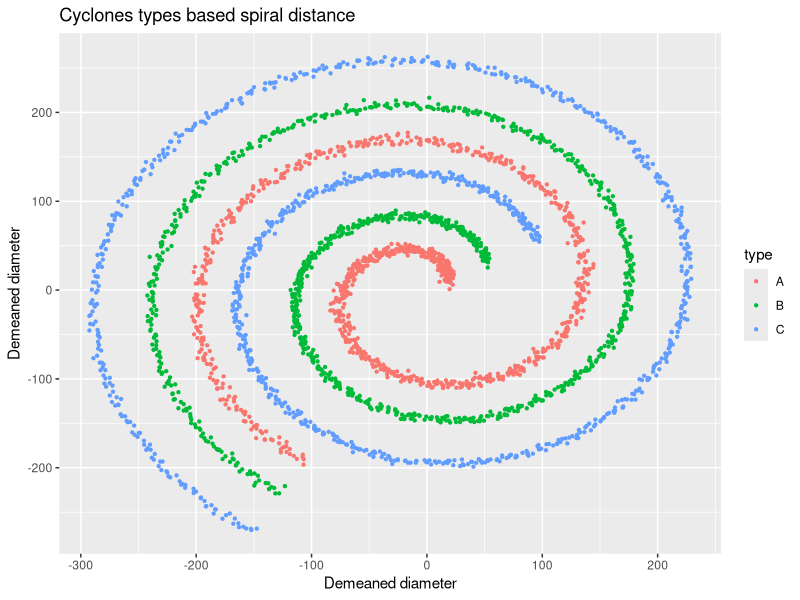

This chart was generated by the following R code:
library(ggplot2)
library(mvtnorm)
library(assertthat)


GenData <- function(no.classes, param.vector, save.csv = TRUE, save.pdf = TRUE){
    #-------------------------------------------------------------
    #Function returns dataset characterised by parameters passed (see GetSpiral).
    #Also saves csv file of data and a plot of data if repective flags set to TRUE
    
    #check that no.classes and length of parameter list is same
    assert_that(no.classes == length(param.vector))
    
    #generate data
    data <- data.frame(x = as.numeric(), y = numeric(), type = numeric())
    
    #generate data for each class based on the parameters specified 
    for(i in 1:no.classes) {
        temp <- GetSpiral(param.vector[[i]]$n, param.vector[[i]]$a, param.vector[[i]]$b,
                          param.vector[[i]]$theta, param.vector[[i]]$step, param.vector[[i]]$disturbance,
                          param.vector[[i]]$cov.factor, param.vector[[i]]$class.name)
        data <- rbind(data, temp)
        
    }
    
    #import csv if save.csv flag raised
    if(save.csv == TRUE){
        write.csv(data, file = "data.csv", row.names = FALSE)
    }
    
    #import pdf of plot if save.pdf flag raised
    if(save.pdf == TRUE)  {
        data$type <- as.factor(data$type)
        pdf("plot.pdf", width=6, height=5)
        print(PlotGraph(data = data, title = "Cyclones types based spiral distance", 
                        size = 0.8, x.label = "Demeaned diameter", y.label = "Demeaned diameter"))
        dev.off()
    }
    
    return(data)
}

GetSpiral <- function(n, a, b, theta, step, disturbance , cov.factor, class.name) {
    
    #function returns data that follows a spiral using the polar coordinates equation polar = a + b * theta (see below)
    #1.   if n is not divisible disturbances then points returned will be more than n
    #2.   generally higher the value of parameter b, more the number of perfectly non linearly seperatable 
    #     classes that can be specified
    #3.   generally higher the value of parameter a, more the distance seperating different classes 
    #------------------------------------------------------------------------------
    #parameter space
    #------------------------------------------------------------------------------
    #a     = numerical constant in R; controls turn of the spiral
    #b     = numerical constant in R controls the distance between arms of the spiral
    #theta = instial angle in radians of the spiral 
    #step  = successive increase in theta
    #disturbance = No of points randomly generated using cartesian coordiantes of a given point as mean
    #cov.factor = factor by which multiplies by the variance covariance matrix of each point
    #class.name = Name of class
    #------------------------------------------------------------------------------
    
    n <- round(n/disturbance) #change n by a factor of disurbances
    data <- data.frame(x = as.numeric(), y = numeric())
    
    for(i in 0 :(n -1)) {
        polar <- a + b * (theta + i * step)
        coords <- c(polar * cos(theta + i * step), polar * sin(theta + i * step))
        data.temp <- as.data.frame(rmvnorm(n = disturbance, mean = coords, sigma = cov.factor * diag(2)))
        data <- rbind(data, data.temp)
    }
    
    names(data) <- c("x", "y")
    data$type <- rep(class.name, n)
    data
}


PlotGraph <- function(data, title = "", x.label = "", y.label = "", size = 0.8){
    p <- ggplot(data = data, aes(x = x, y= y, col = type)) +
        geom_point(size = size) +
        scale_x_continuous(name = x.label) +
        scale_y_continuous(name = y.label) +
        ggtitle(title)
}

#-------------------------------------------------------------
#-------------------------------------------------------------


param.vector <- list(class1 = list(n = 1000, a = 10, b = 20, theta = pi/6, step = 0.03, disturbance = 3,
                                cov.factor = 10, class.name = "A"),
                     class2 = list(n = 1000, a = 50, b = 20, theta = pi/6, step = 0.03, disturbance = 3,
                                cov.factor = 6, class.name = "B"),
                     class3 = list(n = 1000, a = 100, b = 20, theta = pi/6, step = 0.03, disturbance = 3,
                                cov.factor = 6, class.name = "C"))

data <- GenData(no.classes = 3, param.vector = param.vector)

# ----
# Hrvoje's plain 2D XOR 
# ----

genXOR <- function(noObs=50, seed=1111, saveData=TRUE, savePlot=TRUE) {
    
    # load the required libraries
    library(assertthat)
    library(mvtnorm)
    library(ggplot2)
    
    # check the inputs
    assert_that(is.scalar(noObs) && is.double(noObs))
    assert_that(is.scalar(seed) && is.double(seed))
    assert_that(is.scalar(saveData) && is.logical(saveData))
    assert_that(is.scalar(savePlot) && is.logical(savePlot))
    
    # defining a function for generating bivariate normal data
    genBVN <- function(n = 1, muXY = c(0,1), sigmaXY = diag(2)) {
        rdraws <- rmvnorm(n, mean = muXY, sigma = sigmaXY)
        return(rdraws)
    }
    
    # generate XOR data and add some simple names
    set.seed(seed)
    class1 <- rbind(genBVN(noObs, c(1,1), diag(2)),
                    genBVN(noObs, c(10,10), diag(2)) )
    class2 <- rbind(genBVN(noObs, c(1,10), diag(2)),
                    genBVN(noObs, c(10,1), diag(2)) )
    dataset <- rbind(cbind(class1, 0), cbind(class2, 1))
    dataset <- as.data.frame(dataset)
    colnames(dataset) <- c("x1", "x2", "y")
    
    # save the dataset in a CSV format
    if (saveData) {
        write.csv(dataset, file="dataset.csv", row.names = FALSE)
    }
    
    # save the plot 
    if (savePlot) {
        
        # generating the plot
        dataPlot <- 
            ggplot(data = dataset, 
                   aes(x = x1, y = x2, color = factor(y))) + 
            geom_point(size = 2, shape = 4) +
            xlab("Dimension 1") +
            ylab("Dimension 2") +
            theme_bw() +
            theme(text = element_text(family = "Helvetica")) +
            scale_color_manual("Class", 
                               values = c("0" = "blue", "1" = "red"))
        
        # saving
        cairo_pdf("dataPlot.pdf")
        print(dataPlot) 
        dev.off()
    }
    
    return(dataset)
}

genWaves <- function(slice = 0.01, 
                     saveData = TRUE, 
                     savePlot = TRUE, 
                     seed = 12345) {
    
    library("ggplot2")
    
    get_data <- function(slice, seed = 12345){
        set.seed(seed)
        x <- seq(0,2*pi,slice)
        y <- runif(length(x)) + sin(x)
        z <- runif(length(x)) + cos(x)
        data <- data.frame(x1 = rep(x,2), x2 = c(y,z), 
                           y = c(rep(0,length(y)), rep(1,length(z)) ))
        return(data)
    }
    
    save_csv <- function(data){
        write.csv(data, file = "dataset.csv", row.names = FALSE)
    }
    
    get_pdf <- function(data){
        plot <- ggplot(data = data, aes(x=x1, y=x2, color=factor(y))) +
            geom_point() +
            theme_bw()
        cairo_pdf("dataPlot.pdf", family = "Arial", width = 5.5, height = 5)
        print(plot)
        dev.off()
    }
    
    data <- get_data(slice)
    if (saveData){
        save_csv(data)
    }
    if (savePlot){
        get_pdf(data)
    }
    return(data)
}
